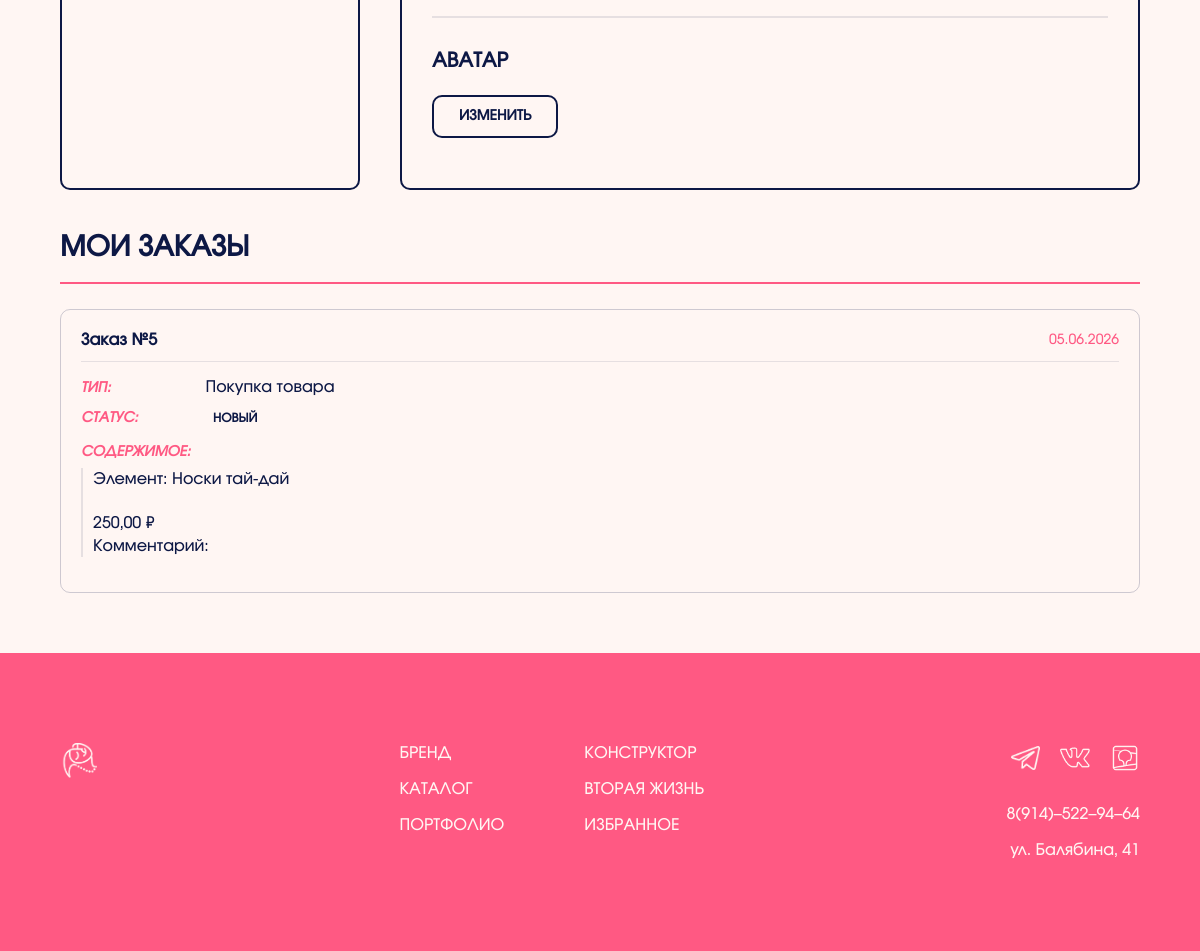
/accounts/profile/ (signed in, lower part), run on an earlier commit of the app's database.
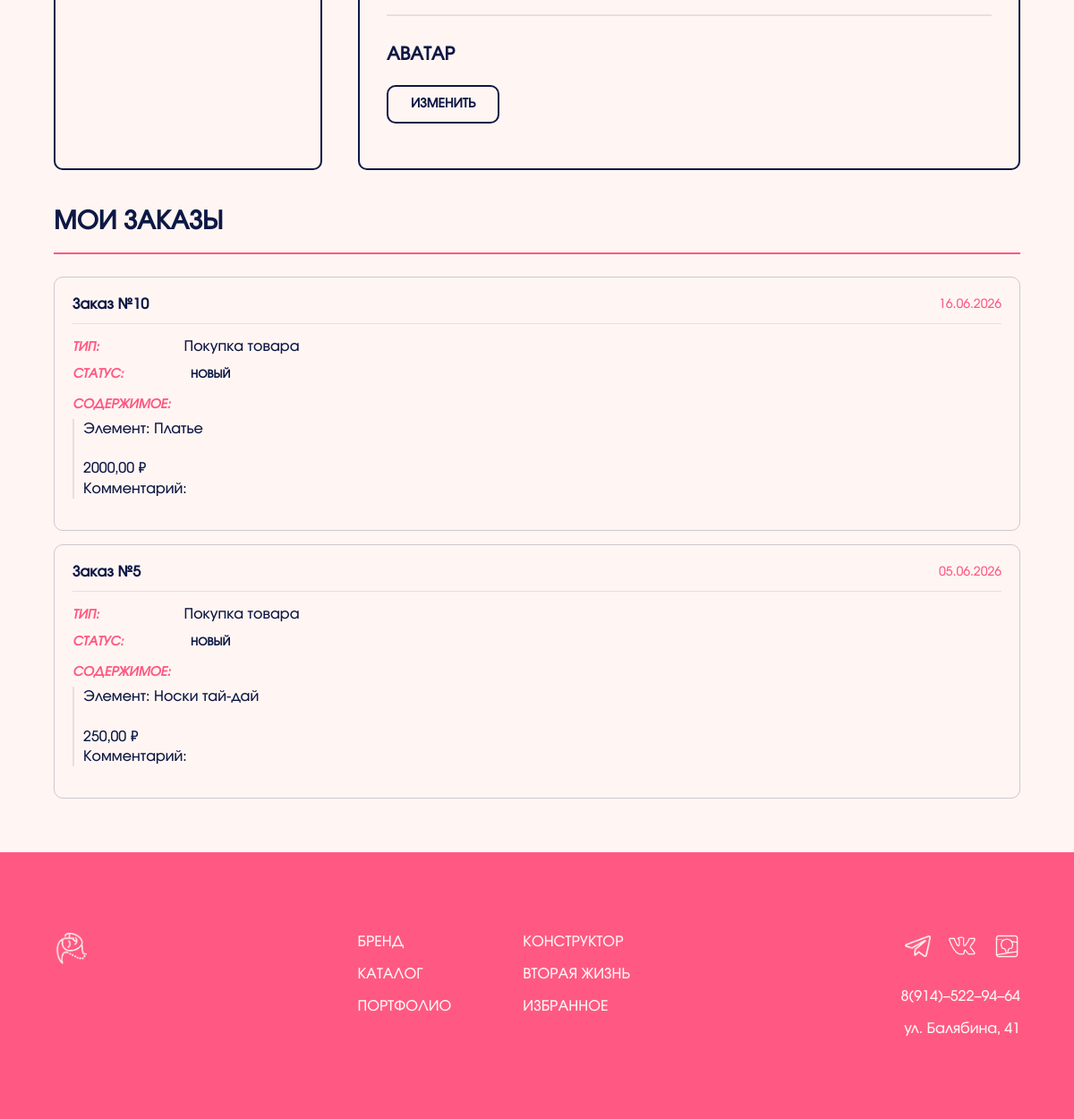
And on a later commit of the database.
### orders/models.py (models this page shows, shortened)
class Order(models.Model):
    ORDER_TYPES = [
        ('purchase', 'Покупка товара'),
        ('custom', 'Кастом одежды'),
        ('upcycle', 'Обновление старой одежды'),
    ]
    STATUSES = [
        ('new', 'Новый'),
        ('processing', 'В обработке'),
        ('completed', 'Выполнен'),
        ('cancelled', 'Отменён'),
    ]
    user = models.ForeignKey(
        auth_models.User,
        on_delete=models.SET_NULL,
        null=True,
        blank=True,
        related_name='orders',
        verbose_name='Пользователь'
    )
    order_type = models.CharField('Тип заявки', max_length=20, choices=ORDER_TYPES)
    status = models.CharField('Статус', max_length=20, choices=STATUSES, default='new')
    quantity = models.PositiveIntegerField('Количество', default=1)
    name = models.CharField('Имя', max_length=100)
    phone = models.CharField('Телефон', max_length=20)
    email = models.EmailField('Email', blank=True, null=True)
    product = models.ForeignKey(Product, on_delete=models.SET_NULL, null=True, blank=True, verbose_name='Товар')
    description = models.TextField('Описание заказа', help_text='Опишите, что хотите заказать или изменить')
    image = models.ImageField('Фото', upload_to='orders/', blank=True, null=True)
    created_at = models.DateTimeField('Дата создания', auto_now_add=True)
    updated_at = models.DateTimeField('Дата обновления', auto_now=True)
    class Meta:
        verbose_name = 'Заказ'
        verbose_name_plural = 'Заказы'
        ordering = ['-created_at']

### accounts/views.py (the view)
# urls.py: path('profile/', views.profile_view, name='profile'),
@login_required
def profile_view(request):
    user_orders = request.user.orders.all()
    return render(request, 'accounts/profile.html', {'orders': user_orders})

### templates/accounts/profile.html (shortened to what this page needs)
{% extends 'base.html' %}
{% load static %}
{% block content %}
<div class="profile-section">
    <div class="container profile-container">
        <div class="profile-grid">
            <div class="profile-sidebar">
            </div>
            <div class="profile-content">
                <div class="avatar-section">
                    <h3 class="avatar-section-title">Аватар</h3>
                    <form id="avatarForm" enctype="multipart/form-data">
                        <div class="avatar-upload">
                            <label for="avatarInput" class="avatar-upload-label">
                                ИЗМЕНИТЬ
                            </label>
                        </div>
                    </form>
                </div>
            </div>
        </div>
     <div class="user-orders-section profile-orders">
    <h2 class="profile-orders-title">Мои заказы</h2>
    <div class="orders-list">
        {% for order in orders %}
            <div class="order-card">
                <div class="order-header">
                    <span class="order-number">Заказ №{{ order.id }}</span>
                    <span class="order-date">{{ order.created_at|date:"d.m.Y" }}</span>
                </div>
                <div class="order-body" style="display: flex; flex-direction: column; gap: 8px; margin-bottom: 15px;">
                    <p style="margin: 0; color: var(--text-dark);">
                        <strong style="color: var(--accent-pink); font-family: 'Involve-O', sans-serif; font-size: 14px; text-transform: uppercase; display: inline-block; width: 120px;">Тип:</strong>
                        {{ order.get_order_type_display }}
                    </p>
                    <p style="margin: 0; color: var(--text-dark); display: flex; align-items: center;">
                        <strong style="color: var(--accent-pink); font-family: 'Involve-O', sans-serif; font-size: 14px; text-transform: uppercase; display: inline-block; width: 120px;">Статус:</strong>
                        <span class="order-status status-{{ order.status }}">{{ order.get_status_display }}</span>
                    </p>
                    <div style="margin-top: 5px; color: var(--text-dark); line-height: 1.4;">
                        <strong style="color: var(--accent-pink); font-family: 'Involve-O', sans-serif; font-size: 14px; text-transform: uppercase; display: block; margin-bottom: 5px;">Содержимое:</strong>
                        <div class="order-description" style="padding-left: 10px; border-left: 2px solid rgba(13, 24, 69, 0.1);">
                            {{ order.description|linebreaksbr }}
                        </div>
                    </div>
                </div>
            </div>
        {% empty %}
            <p class="empty-orders">У вас пока нет оформленных заказов.</p>
        {% endfor %}
    </div>
</div>
    </div>
</div>
{% endblock %}

### templates/base.html (shortened to what this page needs)
{% load static %}
<!DOCTYPE html>
<html lang="ru">
<head>
    <link rel="stylesheet" href="{% static 'css/newstyle.css' %}">
</head>
<body>
<main>
    {% block content %}{% endblock %}
</main>
<footer class="footer">
    <div class="container footer-container">
        <div class="footer-left">
            <img src="{% static 'img/logo new2.png' %}" alt="VERENNIK">
        </div>
        <div class="footer-center">
            <div class="footer-nav">
                <a href="{% url 'index' %}#philosophy">БРЕНД</a>
                <a href="{% url 'about' %}">КАТАЛОГ</a>
                <a href="{% url 'achievements' %}">ПОРТФОЛИО</a>
            </div>
            <div class="footer-nav">
                <a href="{% url 'constructor:constructor' %}">КОНСТРУКТОР</a>
                <a href="{% url 'new_life' %}">ВТОРАЯ ЖИЗНЬ</a>
                <a href="{% url 'favorites' %}">ИЗБРАННОЕ</a>
            </div>
        </div>
        <div class="footer-right-block">
            <div class="footer-socials">
                <a href="#"><img src="{% static 'img/Vector tg.png' %}" alt="Telegram"></a>
                <div class="footer-socials-vk">
                <a href="https://vk.com/ksu_veren"><img src="{% static 'img/vk.png' %}" alt="VK"></a>
                </div>
                <div class="footer-socials-2gis">
                <a href="#"><img src="{% static 'img/2gis 1.png' %}" alt="2GIS"></a>
                </div>
            </div>
            <div class="footer-contacts">
                <a href="tel:89145229464" class="footer-phone">8(914)–522–94–64</a>
                <p class="footer-address">ул. Балябина, 41</p>
            </div>
        </div>
    </div>
</footer>
</body>
</html>

### static/css/newstyle.css (style rules this page uses)
:root { --bg-main: #FFF6F3; --accent-blue: #5779FF; --accent-pink: #FF5983; --accent-yellow: #FFBD30; --text-dark: #0D1845; }
* { margin: 0; padding: 0; box-sizing: border-box; }
html { scroll-behavior: smooth; }
body { font-family: 'Involve', sans-serif; background: var(--bg-main); background-size: 100%; color: var(--text-dark); }
.container { width: 90%; max-width: 1400px; margin: 0 auto; }
.footer { background: var(--accent-pink); padding: 90px 0; color: var(--bg-main); }
.footer-container { display: flex; justify-content: space-between; align-items: flex-start; }
.footer-left img { height: 35px; }
.footer-center { display: flex; gap: 80px; }
.footer-nav { display: flex; flex-direction: column; gap: 15px; }
.footer-nav a { color: var(--bg-main); text-decoration: none; font-size: 16px; text-transform: uppercase; }
.footer-right-block { display: flex; flex-direction: column; align-items: flex-end; gap: 25px; }
.footer-socials { display: flex; flex-direction: row; gap: 20px; align-items: center; }
.footer-socials img { height: 24px; transition: 0.3s; }
.footer-socials-vk { display: flex; flex-direction: row; gap: 20px; align-items: center; }
.footer-socials-vk img { height: 30px; transition: 0.3s; }
.footer-socials-2gis { display: flex; flex-direction: row; gap: 20px; align-items: center; }
.footer-socials-2gis img { height: 30px; transition: 0.3s; }
.footer-contacts { text-align: right; display: flex; flex-direction: column; gap: 15px; }
.footer-phone { color: var(--bg-main); text-decoration: none; font-size: 16px; white-space: nowrap; }
.footer-address { margin: 0; font-size: 16px; }
main { padding-top: 120px; }
.profile-section { padding: 60px 0; min-height: 60vh; }
.profile-container { max-width: 1200px; margin: 0 auto; }
.profile-grid { display: grid; grid-template-columns: 300px 1fr; gap: 40px; background: transparent; }
.profile-sidebar { background: transparent; border: 2px solid var(--text-dark); border-radius: 10px; padding: 30px; text-align: center; }
.profile-content { background: transparent; border: 2px solid var(--text-dark); border-radius: 10px; padding: 30px; }
.profile-orders { margin-top: 40px; }
.profile-orders-title { font-size: 24px; color: var(--text-dark); margin-bottom: 20px; text-transform: uppercase; }
.orders-list { display: flex; flex-direction: column; gap: 15px; }
.order-card { background: transparent; border: 1px solid rgba(13, 24, 69, 0.2); border-radius: 10px; padding: 20px; transition: 0.3s; }
.order-header { display: flex; justify-content: space-between; align-items: center; margin-bottom: 15px; padding-bottom: 10px; border-bottom: 1px solid rgba(13, 24, 69, 0.1); }
.order-number { font-weight: 600; color: var(--text-dark); }
.order-date { font-size: 14px; color: var(--accent-pink); }
.order-status { padding: 4px 12px; border-radius: 20px; font-size: 12px; font-weight: 600; text-transform: uppercase; display: inline-block; }
.avatar-section { margin-top: 40px; padding-top: 30px; border-top: 2px solid rgba(13, 24, 69, 0.1); }
.avatar-section-title { font-size: 20px; color: var(--text-dark); margin-bottom: 20px; text-transform: uppercase; }
.avatar-upload { margin-bottom: 20px; }
.avatar-upload-label { display: inline-block; padding: 10px 25px; background: transparent; border: 2px solid var(--text-dark); border-radius: 10px; font-family: 'Involve', sans-serif; font-size: 14px; font-weight: 600; text-transform: uppercase; cursor: pointer; transition: 0.3s; }
.profile-orders-title { font-size: 28px; color: var(--text-dark); margin-bottom: 25px; text-transform: uppercase; padding-bottom: 15px; border-bottom: 2px solid var(--accent-pink); }

What changed in the data, as far as the page shows it:
added Order: id "10", created_at "16.06.2026", order_type "Покупка товара", status "НОВЫЙ", description "Элемент: Платье 2000,00 ₽ Комментарий:"
